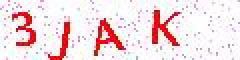
#> input picture 武大本科生教务系统验证码预处理和CNN识别模型源代码/captcha_images/0.jpg, 120 x 30 px (shown 2 times larger); its folder holds only this picture in this run
$ jupyter execute JpgCrop.ipynb
#> lines starting #> are read from the running program, lines starting #| are printed output that depends on the picture; after the words box and inside, x2 and y2 are one past the last pixel; in counts of white or black regions, pixels touching at a corner belong together
### 武大本科生教务系统验证码预处理和CNN识别模型源代码/JpgPretreat.py
import sys, os
from PIL import Image, ImageDraw
import queue
import os,time
from time import sleep
import datetime
import matplotlib.pyplot as plt
import cv2
import pandas as pd

a=[0,1,2,3]
t2val = {}
def cfs(img):
    """传入二值化后的图片进行连通域分割"""
    pixdata = img.load()
    w,h = img.size
    visited = set()
    q = queue.Queue()
    offset = [(-1,-1),(0,-1),(1,-1),(-1,0),(1,0),(-1,1),(0,1),(1,1)]
    x_cuts = []
    y_cuts = []
    for x in range(w):
        for y in range(h):
            x_axis = []
            y_axis = []
            if pixdata[x,y] == 0 and (x,y) not in visited:
                q.put((x,y))
                visited.add((x,y))
            while not q.empty():
                x_p,y_p = q.get()
                for x_offset,y_offset in offset:
                    x_c,y_c = x_p+x_offset,y_p+y_offset
                    if (x_c,y_c) in visited:
                        continue
                    visited.add((x_c,y_c))
                    try:
                        if pixdata[x_c,y_c] == 0:
                            q.put((x_c,y_c))
                            x_axis.append(x_c)
                            y_axis.append(y_c)
                            #y_axis.append(y_c)
                    except:
                        pass
            if x_axis:
                min_x,max_x = min(x_axis),max(x_axis)
                min_y,max_y = min(y_axis),max(y_axis)
                if max_x - min_x >  3:
                    # 宽度小于3的认为是噪点，根据需要修改
                    x_cuts.append((min_x,max_x + 1))
                    y_cuts.append((min_y,max_y + 1))
    return x_cuts,y_cuts


def clearNoise(image, N, Z):
    for i in range(0, Z):
        t2val[(0, 0)] = 1
        t2val[(image.size[0] - 1, image.size[1] - 1)] = 1

        for x in range(1, image.size[0] - 1):
            for y in range(1, image.size[1] - 1):
                nearDots = 0
                L = t2val[(x, y)]
                if L == t2val[(x - 1, y - 1)]:
                    nearDots += 1
                if L == t2val[(x - 1, y)]:
                    nearDots += 1
                if L == t2val[(x - 1, y + 1)]:
                    nearDots += 1
                if L == t2val[(x, y - 1)]:
                    nearDots += 1
                if L == t2val[(x, y + 1)]:
                    nearDots += 1
                if L == t2val[(x + 1, y - 1)]:
                    nearDots += 1
                if L == t2val[(x + 1, y)]:
                    nearDots += 1
                if L == t2val[(x + 1, y + 1)]:
                    nearDots += 1

                if nearDots < N:
                    t2val[(x, y)] = 1


def saveSmall(SaveDir, file, img, x_cuts, y_cuts):
    w, h = img.size
    pixdata = img.load()
    file = file.split('.')[0]
    #print(file)
    for j, item in enumerate(x_cuts):
        if j<4:
            box = (item[0], 0, item[1], 30)
            a[j]=img.crop(box)
            a[j].save('./'+SaveDir+'/'+file+'_'+str(j)+'.png')
            #print(box)
            #img.crop(box).save(outDir+file[j]+'/' + str(i)+'-'+str(j) + ".png")

def twoValue(image, G):
    for y in range(0, image.size[1]):
        for x in range(0, image.size[0]):
            g = image.getpixel((x, y))
            if g > G:
                t2val[(x, y)] = 1
            else:
                t2val[(x, y)] = 0


def saveImage(size):
    image = Image.new("1", size)
    draw = ImageDraw.Draw(image)

    for x in range(0, size[0]):
        for y in range(0, size[1]):
            draw.point((x, y), t2val[(x, y)])

    return image

# rename and convert to 30*30 size
# [23 lines left out: functions convert, Read_Data, not called in this run]

### 武大本科生教务系统验证码预处理和CNN识别模型源代码/JpgCrop.ipynb
[cell 1]
# -*- coding: utf-8 -*-

import os
from PIL import Image
from JpgPretreat import twoValue,clearNoise,saveImage,cfs,saveSmall,convert

CAPTCHA_IMAGE_FOLDER = "captcha_images"
extracted_letter_images = "temp"


if not os.path.exists(extracted_letter_images):
    os.makedirs(extracted_letter_images)

for file in os.listdir(CAPTCHA_IMAGE_FOLDER):
    print(file)
    #image = Image.open('./jpg/3.jpg').convert("L")
    image = Image.open('./'+CAPTCHA_IMAGE_FOLDER+'/'+file).convert("L")
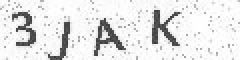
#> image: PIL image 120x30 L (shown 2 times larger); min 54, max 255, mean 228
    # 二值化
    twoValue(image, 100)
#> after the loop in twoValue, `for y in range(0, image.size[1]):`: t2val = 3600 items
    # 降噪
    clearNoise(image, 1, 1)
    image=saveImage(image.size)
#> in saveImage, `image = Image.new("1", size)`: image: PIL image 120x30 1; every value is 0
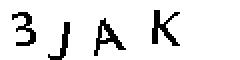
#> image: PIL image 120x30 1 (shown 2 times larger); 90.2% white; black in thin lines or dots, all inside (x1, y1, x2, y2) = (6, 5, 90, 30)
    # 切割
    x,y=cfs(image)
#> x = [(6, 18), (24, 35), (47, 63), (76, 90)]; y = [(6, 23), (11, 30), (9, 28), (5, 23)]
    saveSmall(extracted_letter_images, file, image, x,y)
#> the loop in saveSmall, `for j, item in enumerate(x_cuts):` made 4 passes
#> (item, box) on passes 1 to 4: ((6, 18), (6, 0, 18, 30)), ((24, 35), (24, 0, 35, 30)), ((47, 63), (47, 0, 63, 30)), ((76, 90), (76, 0, 90, 30))
#> after the loop in saveSmall, `for j, item in enumerate(x_cuts):`: a = 4 items

print('end')

$ run again, on 武大本科生教务系统验证码预处理和CNN识别模型源代码/captcha_images/12.jpg
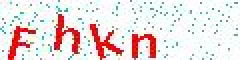
#> input picture 武大本科生教务系统验证码预处理和CNN识别模型源代码/captcha_images/12.jpg, 120 x 30 px (shown 2 times larger)
#> `image = Image.open('./'+CAPTCHA_IMAGE_FOLDER+'/'+file).convert("L")`:
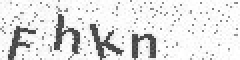
#> image: PIL image 120x30 L (shown 2 times larger); min 51, max 255, mean 225.7
#> after the loop in twoValue, `for y in range(0, image.size[1]):`: t2val = 3600 items
#> `image=saveImage(image.size)`:
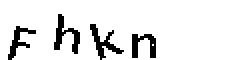
#> image: PIL image 120x30 1 (shown 2 times larger); 90.1% white; black in thin lines or dots, all inside (x1, y1, x2, y2) = (4, 7, 78, 30)
#> x = [(4, 18), (27, 40), (45, 62), (66, 78)]; y = [(13, 30), (7, 27), (12, 30), (17, 29)]
#> the loop in saveSmall, `for j, item in enumerate(x_cuts):` made 4 passes
#> (item, box) on passes 1 to 4: ((4, 18), (4, 0, 18, 30)), ((27, 40), (27, 0, 40, 30)), ((45, 62), (45, 0, 62, 30)), ((66, 78), (66, 0, 78, 30))
#> after the loop in saveSmall, `for j, item in enumerate(x_cuts):`: a = 4 items

$ run again, on 武大本科生教务系统验证码预处理和CNN识别模型源代码/captcha_images/13.jpg
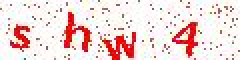
#> input picture 武大本科生教务系统验证码预处理和CNN识别模型源代码/captcha_images/13.jpg, 120 x 30 px (shown 2 times larger)
#> `image = Image.open('./'+CAPTCHA_IMAGE_FOLDER+'/'+file).convert("L")`:
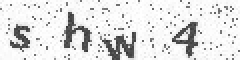
#> image: PIL image 120x30 L (shown 2 times larger); min 52, max 255, mean 224.3
#> after the loop in twoValue, `for y in range(0, image.size[1]):`: t2val = 3600 items
#> `image=saveImage(image.size)`:
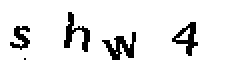
#> image: PIL image 120x30 1 (shown 2 times larger); 90.1% white; black in thin lines or dots, all inside (x1, y1, x2, y2) = (5, 6, 99, 30)
#> x = [(5, 15), (32, 45), (52, 68), (86, 99)]; y = [(13, 25), (6, 26), (16, 30), (11, 28)]
#> the loop in saveSmall, `for j, item in enumerate(x_cuts):` made 4 passes
#> (item, box) on passes 1 to 4: ((5, 15), (5, 0, 15, 30)), ((32, 45), (32, 0, 45, 30)), ((52, 68), (52, 0, 68, 30)), ((86, 99), (86, 0, 99, 30))
#> after the loop in saveSmall, `for j, item in enumerate(x_cuts):`: a = 4 items

$ run again, on 武大本科生教务系统验证码预处理和CNN识别模型源代码/captcha_images/14.jpg
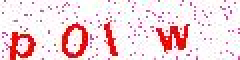
#> input picture 武大本科生教务系统验证码预处理和CNN识别模型源代码/captcha_images/14.jpg, 120 x 30 px (shown 2 times larger)
#> `image = Image.open('./'+CAPTCHA_IMAGE_FOLDER+'/'+file).convert("L")`:
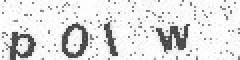
#> image: PIL image 120x30 L (shown 2 times larger); min 49, max 255, mean 224.6
#> after the loop in twoValue, `for y in range(0, image.size[1]):`: t2val = 3600 items
#> `image=saveImage(image.size)`:
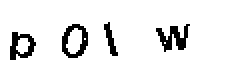
#> image: PIL image 120x30 1 (shown 2 times larger); 90.1% white; black in thin lines or dots, all inside (x1, y1, x2, y2) = (5, 11, 95, 30)
#> x = [(5, 18), (31, 44), (52, 59), (78, 95)]; y = [(16, 30), (12, 29), (11, 28), (12, 26)]
#> the loop in saveSmall, `for j, item in enumerate(x_cuts):` made 4 passes
#> (item, box) on passes 1 to 4: ((5, 18), (5, 0, 18, 30)), ((31, 44), (31, 0, 44, 30)), ((52, 59), (52, 0, 59, 30)), ((78, 95), (78, 0, 95, 30))
#> after the loop in saveSmall, `for j, item in enumerate(x_cuts):`: a = 4 items

$ run again, on 武大本科生教务系统验证码预处理和CNN识别模型源代码/captcha_images/1.jpg
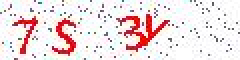
#> input picture 武大本科生教务系统验证码预处理和CNN识别模型源代码/captcha_images/1.jpg, 120 x 30 px (shown 2 times larger)
#> `image = Image.open('./'+CAPTCHA_IMAGE_FOLDER+'/'+file).convert("L")`:
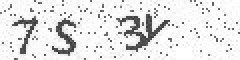
#> image: PIL image 120x30 L (shown 2 times larger); min 50, max 255, mean 227.8
#> after the loop in twoValue, `for y in range(0, image.size[1]):`: t2val = 3600 items
#> `image=saveImage(image.size)`:
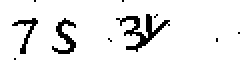
#> image: PIL image 120x30 1 (shown 2 times larger); 91.5% white; black in thin lines or dots
#> x = [(7, 19), (26, 38), (59, 85)]; y = [(9, 27), (9, 27), (7, 26)]
#> the loop in saveSmall, `for j, item in enumerate(x_cuts):` made 3 passes
#> (item, box) on passes 1 to 3: ((7, 19), (7, 0, 19, 30)), ((26, 38), (26, 0, 38, 30)), ((59, 85), (59, 0, 85, 30))
#> after the loop in saveSmall, `for j, item in enumerate(x_cuts):`: a = 4 items
